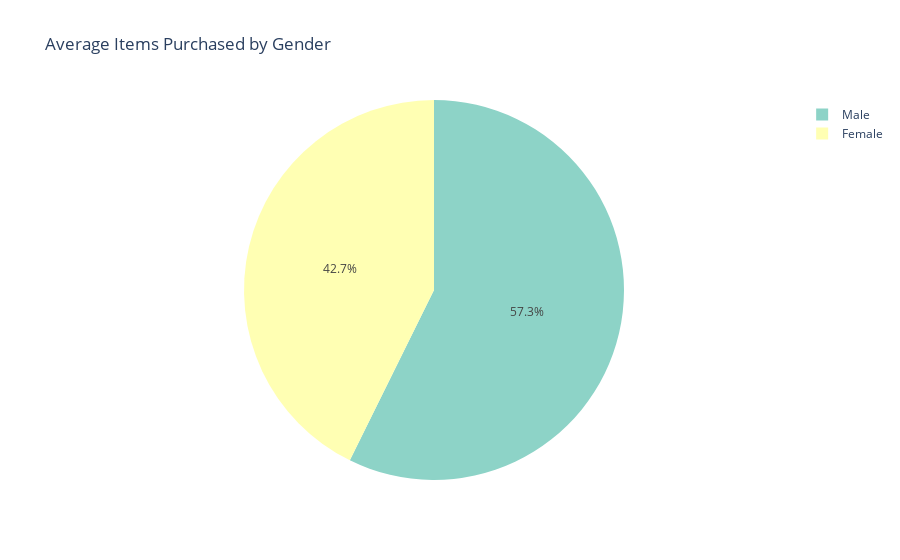

Notebook source saved alongside this figure:
### Code cell
gender_items_avg = df.groupby("Gender")["Items_Purchased"].mean().reset_index()

# Create pie chart
fig = pltx.pie(
    gender_items_avg, 
    names="Gender", 
    values="Items_Purchased", 
    title="Average Items Purchased by Gender",
    color_discrete_sequence=pltx.colors.qualitative.Set3
)

fig.show()

### Figure 1 — Plotly figure (JSON) as saved in the notebook; plotly's stock layout.template omitted (floating-point values rounded to 4 significant figures)
{"data": [{"domain": {"x": [0, 1], "y": [0, 1]}, "hovertemplate": "Gender=%{label}<br>Items_Purchased=%{value}<extra></extra>", "labels": ["Female", "Male"], "legendgroup": "", "name": "", "showlegend": true, "type": "pie", "values": [10.76, 14.44]}], "layout": {"legend": {"tracegroupgap": 0}, "piecolorway": ["rgb(141,211,199)", "rgb(255,255,179)", "rgb(190,186,218)", "rgb(251,128,114)", "rgb(128,177,211)", "rgb(253,180,98)", "rgb(179,222,105)", "rgb(252,205,229)", "rgb(217,217,217)", "rgb(188,128,189)", "rgb(204,235,197)", "rgb(255,237,111)"], "title": {"text": "Average Items Purchased by Gender"}}}
